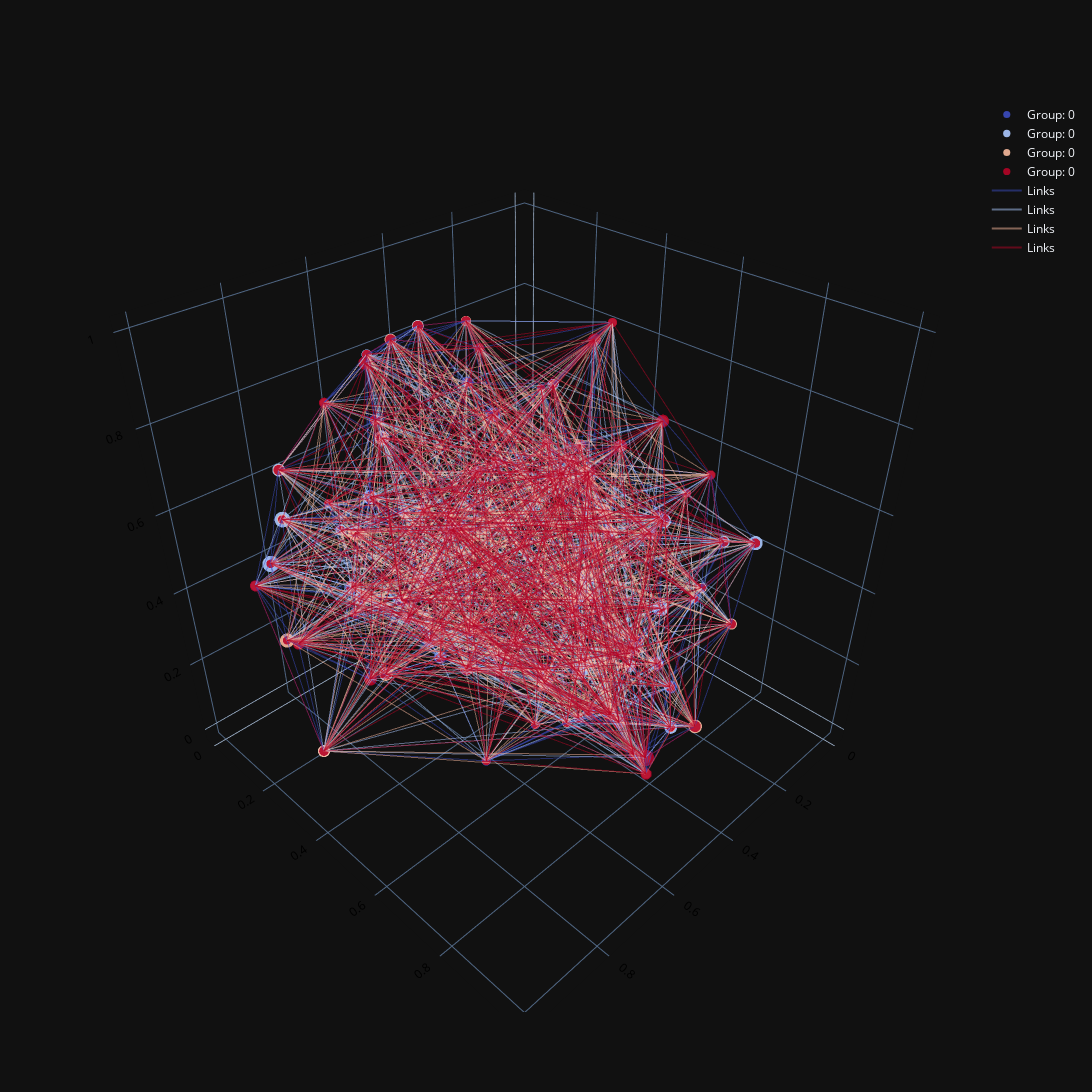

The notebook cell saved with this chart:
### Markdown cell above
# EXAMINATION tests

### Code cell
# same positions - different links 
same = 0 # i.e. 3D 

opacity_nodes = 0.9
node_edge_col = '#696969' 
node_linewidth = 0.25

edge_opacity = 0.1
edge_width = 2
edge_color = '#696969'  ##7D7D7D' # '#d3d3d3'

node_traces = []
for i in range(len(posG3D_graphs_new)):
    
    node_traces.append(get_trace_nodes_3D_legend(posG3D_graphs_new[same], 
                                                dict(zip(list(Graphs[i].nodes()),posG3D_graphs_new[i].keys())),
                                                d_nodecolors_perlayout[i], #d_nodecolors_graphs[i], #dict(zip(list(Graphs[i].nodes()),['#0080FF']*len(Graphs[i].nodes()))), # blue
                                                d_nodesizes_graphs[i] 
                                                )
                        )

edge_traces = []
for i in range(len(posG3D_graphs_new)):
    
    edge_traces.append(get_trace_edges_3D(Graphs[i], 
                                                posG3D_graphs_new[same],
                                                d_nodecolors_perlayout[i][0], #d_nodecolors_graphs[i], #dict(zip(list(Graphs[i].nodes()),['#0080FF']*len(Graphs[i].nodes()))), # blue
                                                opac = 0.5,
                                                linewidth = 2 #0.5
                                                )
                        )




fig = pgo.Figure()
for x,i in enumerate(node_traces):
    fig.add_trace(*i)

for i in edge_traces:
    fig.add_trace(i)

#fig.add_trace(edge_trace_byID)

fig.update_layout(template='plotly_dark', 
                 showlegend=True, width=1200, height=1200,
                        scene=dict(
                            xaxis_title='',
                            yaxis_title='',
                            zaxis_title='',
                            xaxis=dict(nticks=0,tickfont=dict(
                                color='black')),
                            yaxis=dict(nticks=0,tickfont=dict(
                                color='black')),
                            zaxis=dict(nticks=0,tickfont=dict(
                                color='black')),
                        dragmode="turntable",
                    ))

fig.update_xaxes(visible=False)
fig.update_yaxes(visible=False)

fig.write_html(path_plots+'NdimSPHERE.html')
fig.show()
